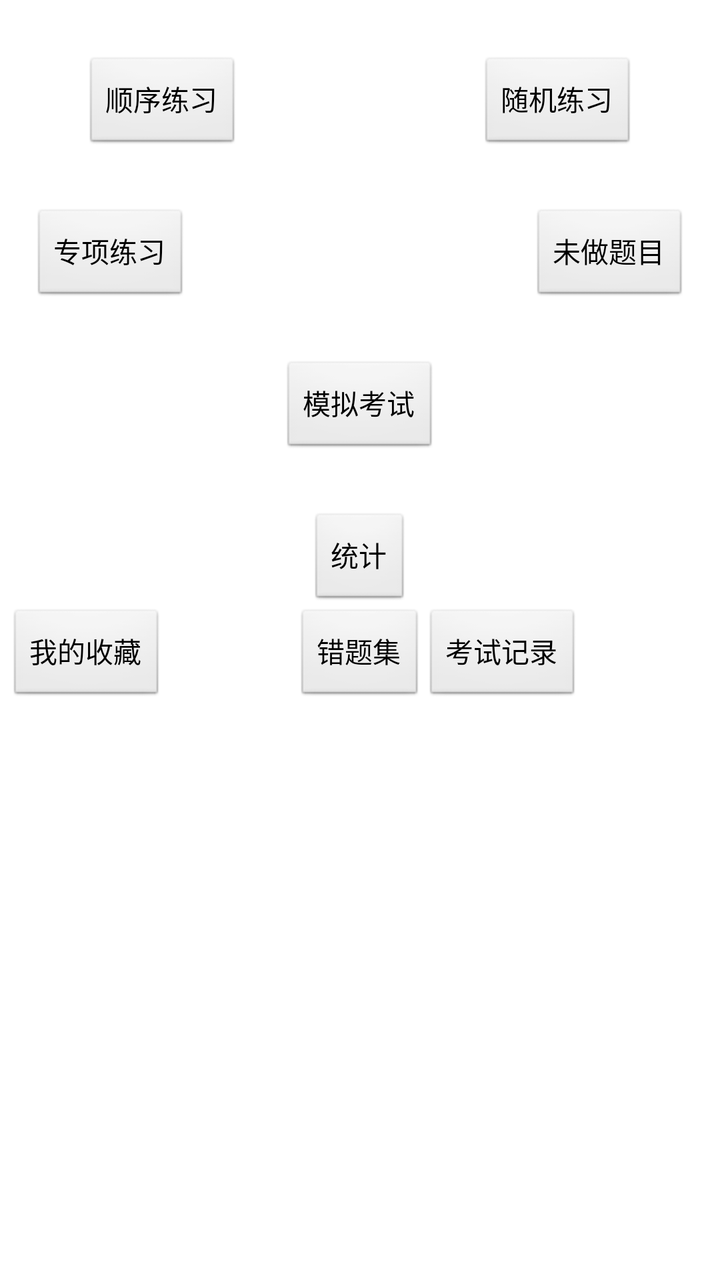
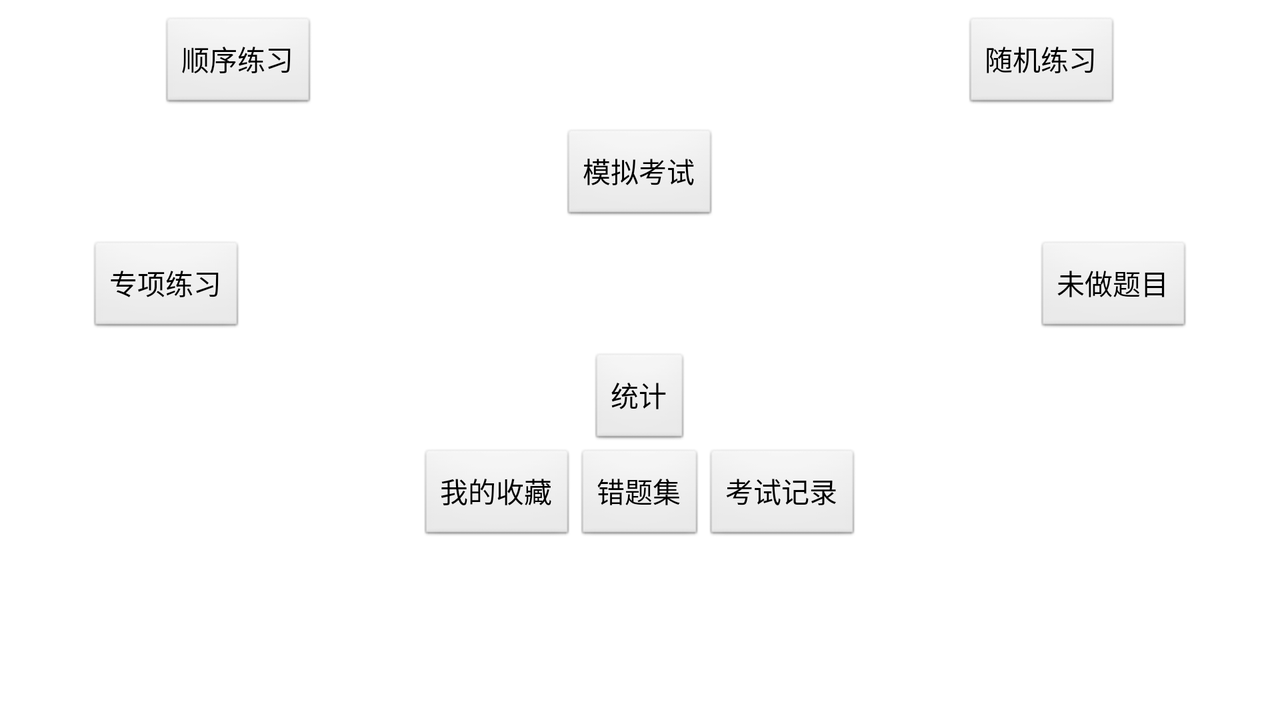

The same Android screen from two of the app's own layout files: first res/layout/ as a phone draws it, then the repository's variant for another configuration, drawn on a device whose configuration selects that folder. Both files follow.
<!-- AndroidManifest.xml: application theme AppTheme -->
<!-- res/layout/page_main_exam.xml -->
<?xml version="1.0" encoding="utf-8"?>

<ScrollView xmlns:android="http://schemas.android.com/apk/res/android"
    android:id="@+id/ScrollView1"
    android:layout_width="match_parent"
    android:layout_height="match_parent" >
 
    <LinearLayout
        android:layout_width="match_parent"
        android:layout_height="wrap_content"
        android:orientation="vertical" >

        <RelativeLayout
            android:layout_width="match_parent"
            android:layout_height="0dp"
            android:layout_marginTop="28dp"
            android:layout_weight="1" >

            <Button
           
                android:id="@+id/btn_main_exam_sequence"
                android:layout_width="wrap_content"
                android:layout_height="wrap_content"
                android:layout_alignParentLeft="true"
                android:layout_marginLeft="42dp"
                android:onClick="toSequence"
                android:text="顺序练习" />

            <Button
                android:id="@+id/btn_main_exam_random"
                android:layout_width="wrap_content"
                android:layout_height="wrap_content"
                android:layout_alignParentRight="true"
                android:layout_marginRight="42dp"
                android:onClick="toRandom"
                android:text="随机练习" />
        </RelativeLayout>

        <RelativeLayout
            android:layout_width="match_parent"
            android:layout_height="0dp"
            android:layout_marginTop="28dp"
            android:layout_weight="1" >

            <Button
                android:id="@+id/btn_main_exam_chapters"
                android:layout_width="wrap_content"
                android:layout_height="wrap_content"
                android:layout_alignParentLeft="true"
                android:layout_marginLeft="16dp"
                android:onClick="toChapters"
                android:text="专项练习" />

            <Button
                android:id="@+id/btn_main_exam_intensify"
                android:layout_width="wrap_content"
                android:layout_height="wrap_content"
                android:layout_alignParentRight="true"
                android:layout_marginRight="16dp"
                android:onClick="toIntensify"
                android:text="未做题目" />
        </RelativeLayout>

        <RelativeLayout
            android:layout_width="match_parent"
            android:layout_height="0dp"
            android:layout_marginTop="28dp"
            android:layout_weight="1" >

            <Button
                android:id="@+id/btn_main_exam_practice_test"
                android:layout_width="wrap_content"
                android:layout_height="wrap_content"
                android:layout_centerInParent="true"
                android:text="模拟考试"
                android:onClick="toPracticeTest" />
        </RelativeLayout>

        <RelativeLayout
            android:layout_width="match_parent"
            android:layout_height="0dp"
            android:layout_marginTop="28dp"
            android:layout_weight="1" >

            <Button
                android:id="@+id/btn_main_exam_statistics"
                android:layout_width="wrap_content"
                android:layout_height="wrap_content"
                android:layout_centerInParent="true"
                android:text="统计"
                android:onClick="toStatistics" />
        </RelativeLayout>

        <RelativeLayout
            android:id="@+id/RelativeLayout1"
            android:layout_width="match_parent"
            android:layout_height="0dp"
            android:layout_weight="1" >

            <Button
                android:id="@+id/btn_main_exam_wrong_topic"
                android:layout_width="wrap_content"
                android:layout_height="wrap_content"
                android:layout_centerInParent="true"
                android:text="错题集"
                android:onClick="toWrongTopic" />

            <Button
                android:id="@+id/btn_main_exam_collect"
                android:layout_width="wrap_content"
                android:layout_height="wrap_content"
                android:layout_centerVertical="true"
                android:layout_marginLeft="4dp"
                android:text="我的收藏"
                
                android:onClick="toCollect" />

            <Button
                android:id="@+id/btn_main_exam_record"
                android:layout_width="wrap_content"
                android:layout_height="wrap_content"
                android:layout_centerVertical="true"
                android:layout_marginRight="4dp"
                android:layout_toRightOf="@id/btn_main_exam_wrong_topic"
                android:text="考试记录"
                android:onClick="toRecord" />
        </RelativeLayout>
    </LinearLayout>

</ScrollView>
<!-- resources referenced by this layout -->
<resources>
  <style name="AppTheme" parent="AppBaseTheme">
          
      </style>
  <style name="AppBaseTheme" parent="android:Theme.Light">
          
      </style>
</resources>
<!-- res/layout-land/page_main_exam.xml (the repository's variant of the layout above) -->
<!-- drawn on the phone turned sideways -->
<?xml version="1.0" encoding="utf-8"?>

<ScrollView xmlns:android="http://schemas.android.com/apk/res/android"
    android:id="@+id/ScrollView1"
    android:layout_width="match_parent"
    android:layout_height="match_parent" >

    <LinearLayout
        android:layout_width="match_parent"
        android:layout_height="wrap_content"
        android:orientation="vertical" >

        <RelativeLayout
            android:layout_width="match_parent"
            android:layout_height="0dp"
            android:layout_marginTop="8dp"
            android:layout_weight="1" >

            <Button
                android:id="@+id/btn_main_exam_sequence"
                android:layout_width="wrap_content"
                android:layout_height="wrap_content"
                android:layout_alignParentLeft="true"
                android:layout_alignParentTop="true"
                android:layout_marginLeft="80dp"
                android:onClick="toSequence"
                android:text="顺序练习" />

            <Button
                android:id="@+id/btn_main_exam_random"
                android:layout_width="wrap_content"
                android:layout_height="wrap_content"
                android:layout_alignParentRight="true"
                android:layout_alignParentTop="true"
                android:layout_marginRight="80dp"
                android:onClick="toRandom"
                android:text="随机练习" />
        </RelativeLayout>

        <RelativeLayout
            android:layout_width="match_parent"
            android:layout_height="0dp"
            android:layout_marginTop="8dp"
            android:layout_weight="1" >

            <Button
                android:id="@+id/btn_main_exam_practice_test"
                android:layout_width="wrap_content"
                android:layout_height="wrap_content"
                android:layout_centerInParent="true"
                android:text="模拟考试"
                android:onClick="toPracticeTest" />
        </RelativeLayout>

        <RelativeLayout
            android:layout_width="match_parent"
            android:layout_height="0dp"
            android:layout_marginTop="8dp"
            android:layout_weight="1" >

            <Button
                android:id="@+id/btn_main_exam_chapters"
                android:layout_width="wrap_content"
                android:layout_height="wrap_content"
                android:layout_alignParentLeft="true"
                android:layout_marginLeft="44dp"
                android:onClick="toChapters"
                android:text="专项练习" />

            <Button
                android:id="@+id/btn_main_exam_intensify"
                android:layout_width="wrap_content"
                android:layout_height="wrap_content"
                android:layout_alignParentRight="true"
                android:layout_marginRight="44dp"
                android:onClick="toIntensify"
                android:text="未做题目" />
        </RelativeLayout>

        <RelativeLayout
            android:layout_width="match_parent"
            android:layout_height="0dp"
            android:layout_marginTop="8dp"
            android:layout_weight="1" >

            <Button
                android:id="@+id/btn_main_exam_statistics"
                android:layout_width="wrap_content"
                android:layout_height="wrap_content"
                android:layout_centerInParent="true"
                android:onClick="toStatistics"
                android:text="统计" />
        </RelativeLayout>

        <RelativeLayout
            android:id="@+id/RelativeLayout1"
            android:layout_width="match_parent"
            android:layout_height="0dp"
            android:layout_weight="1" >

            <Button
                android:id="@+id/btn_main_exam_wrong_topic"
                android:layout_width="wrap_content"
                android:layout_height="wrap_content"
                android:layout_centerInParent="true"
                android:onClick="toWrongTopic"
                android:text="错题集" />

            <Button
                android:id="@+id/btn_main_exam_collect"
                android:layout_width="wrap_content"
                android:layout_height="wrap_content"
                android:layout_centerVertical="true"
                android:layout_marginLeft="4dp"
                android:layout_toLeftOf="@id/btn_main_exam_wrong_topic"
                android:onClick="toCollect"
                android:text="我的收藏" />

            <Button
                android:id="@+id/btn_main_exam_record"
                android:layout_width="wrap_content"
                android:layout_height="wrap_content"
                android:layout_centerVertical="true"
                android:layout_marginRight="4dp"
                android:layout_toRightOf="@id/btn_main_exam_wrong_topic"
                android:onClick="toRecord"
                android:text="考试记录" />
        </RelativeLayout>
    </LinearLayout>

</ScrollView>
